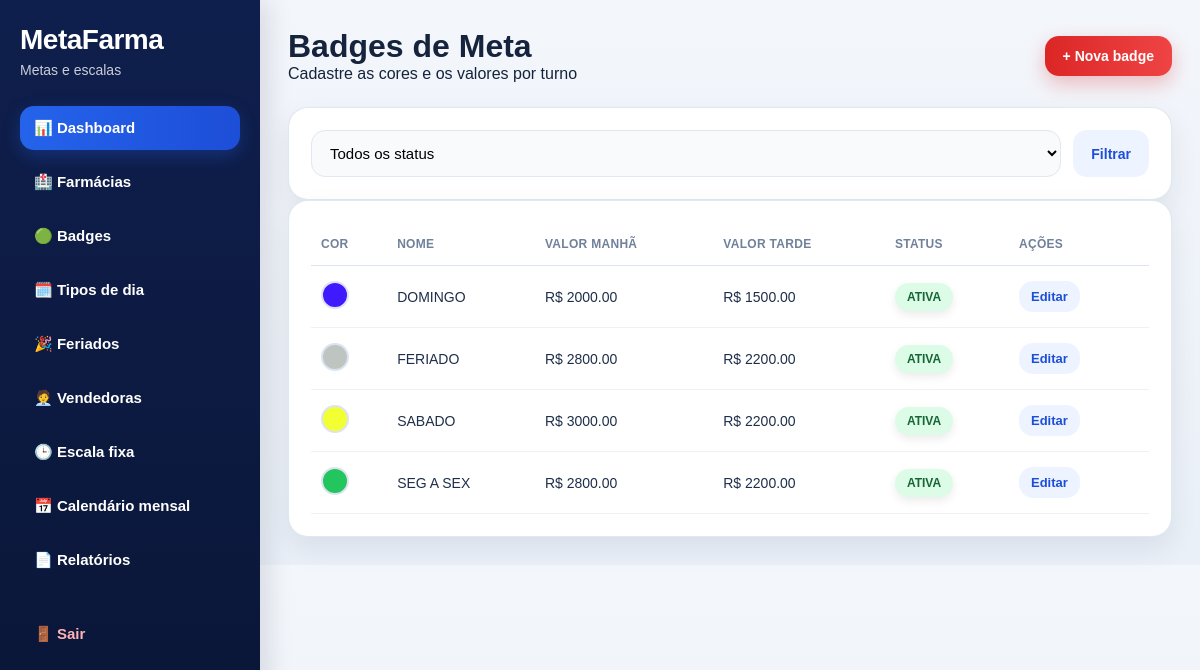
Before: /badges/ (signed in) with the older database file.
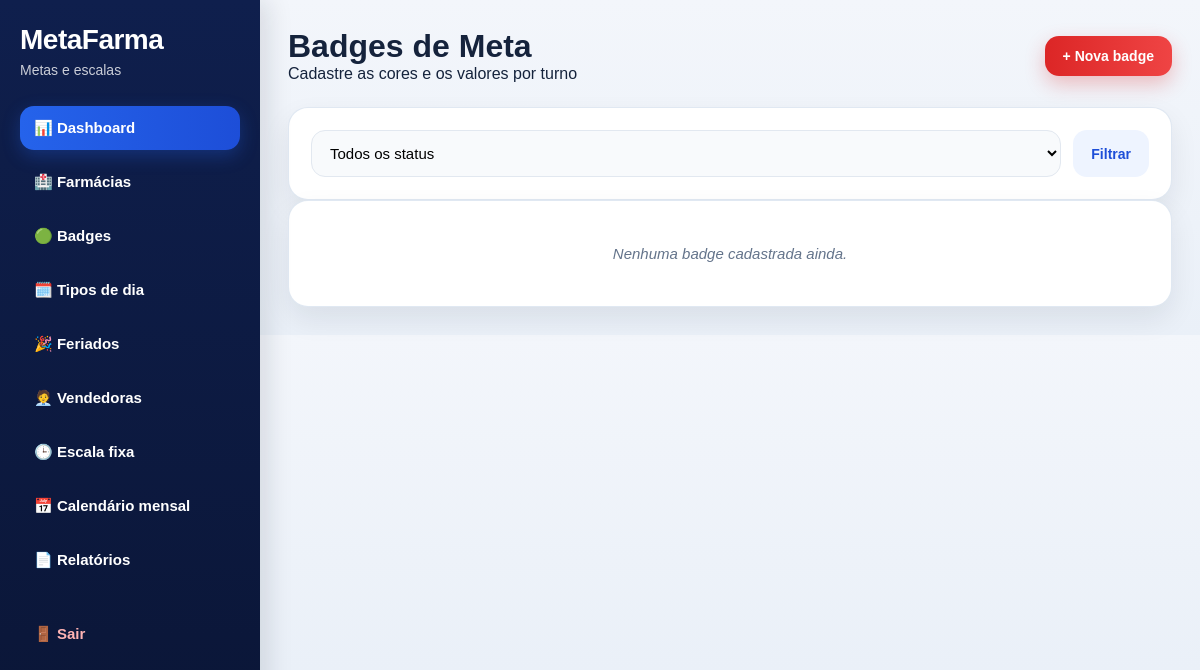
After: the same page with the newer database file.
### app/models.py (models this page shows, shortened)
class BadgeMeta(db.Model):
    __tablename__ = "badges_meta"
    id = db.Column(db.Integer, primary_key=True)
    nome = db.Column(db.String(50), nullable=False, unique=True, index=True)
    cor_hex = db.Column(db.String(20), nullable=False)
    valor_manha = db.Column(db.Float, default=0)
    valor_tarde = db.Column(db.Float, default=0)
    status = db.Column(db.String(20), default="ativa")
    observacao = db.Column(db.String(255), nullable=True)
    criado_em = db.Column(db.DateTime, default=agora_brasil)

### app/routes/badges.py (the view)
@badges_bp.route("/")
@login_required
def listar():
    status = request.args.get("status", "").strip()
    query = BadgeMeta.query
    if status:
        query = query.filter(BadgeMeta.status == status)
    badges = query.order_by(BadgeMeta.nome.asc()).all()
    return render_template(
        "badges/listar.html",
        badges=badges,
        status=status
    )

### app/templates/badges/listar.html (shortened to what this page needs)
{% extends "base.html" %}
{% block content %}
<div class="page-header">
    <div>
        <h1>Badges de Meta</h1>
        <p>Cadastre as cores e os valores por turno</p>
    </div>
    <a href="{{ url_for('badges.nova') }}" class="btn btn-primary">+ Nova badge</a>
</div>
<div class="card">
    <form method="GET" class="filter-bar">
        <select name="status">
            <option value="">Todos os status</option>
        </select>
        <button type="submit" class="btn btn-secondary">Filtrar</button>
    </form>
</div>
<div class="card">
    {% if badges %}
    <div class="table-responsive">
        <table>
            <thead>
                <tr>
                    <th>Cor</th>
                    <th>Nome</th>
                    <th>Valor manhã</th>
                    <th>Valor tarde</th>
                    <th>Status</th>
                    <th width="140">Ações</th>
                </tr>
            </thead>
            <tbody>
                {% for badge in badges %}
                <tr>
                    <td>
                        <span style="
                            display:inline-block;
                            width:28px;
                            height:28px;
                            border-radius:50%;
                            background: {{ badge.cor_hex }};
                            border: 2px solid #dbe4f0;
                        "></span>
                    </td>
                    <td>{{ badge.nome }}</td>
                    <td>R$ {{ "%.2f"|format(badge.valor_manha or 0) }}</td>
                    <td>R$ {{ "%.2f"|format(badge.valor_tarde or 0) }}</td>
                    <td>
                        <span class="badge {% if badge.status == 'ativa' %}badge-success{% else %}badge-danger{% endif %}">
                            {{ badge.status }}
                        </span>
                    </td>
                    <td>
                        <a href="{{ url_for('badges.editar', badge_id=badge.id) }}" class="btn btn-small btn-secondary">Editar</a>
                    </td>
                </tr>
                {% endfor %}
            </tbody>
        </table>
    </div>
    {% else %}
        <p class="empty-state">Nenhuma badge cadastrada ainda.</p>
    {% endif %}
</div>
{% endblock %}

### app/templates/base.html (shortened to what this page needs)
<!DOCTYPE html>
<html lang="pt-BR">
<head>
    <link rel="stylesheet" href="{{ url_for('static', filename='css/style.css') }}">
</head>
<body>
    {% if current_user.is_authenticated %}
    <div class="sidebar">
        <div class="brand">
            <h2>MetaFarma</h2>
            <p>Metas e escalas</p>
        </div>
        <div class="menu">
            <a href="/dashboard/" class="menu-item active">📊 Dashboard</a>
            <a href="/farmacias/" class="menu-item">🏥 Farmácias</a>
            <a href="/badges/" class="menu-item">🟢 Badges</a>
            <a href="/configuracoes-dia/" class="menu-item">🗓️ Tipos de dia</a>
            <a href="/feriados/" class="menu-item">🎉 Feriados</a>
            <a href="/vendedoras/" class="menu-item">🧑‍💼 Vendedoras</a>
            <a href="/escalas-vendedoras/" class="menu-item">🕒 Escala fixa</a>
            <a href="/calendario-mensal/" class="menu-item">📅 Calendário mensal</a>
            <a href="/relatorios/" class="menu-item">📄 Relatórios</a>
            <a href="/logout" class="menu-item logout">🚪 Sair</a>
        </div>
    </div>
    {% endif %}
    <main class="{% if current_user.is_authenticated %}main-content{% else %}main-auth{% endif %}">
        {% block content %}{% endblock %}
    </main>
</body>
</html>

### app/static/css/style.css (style rules this page uses)
* { margin: 0; padding: 0; box-sizing: border-box; }
:root { --bg: #eef3f9; --sidebar: #0f1f4d; --sidebar-dark: #0a1535; --card: #ffffff; --primary: #2563eb; --primary-dark: #1d4ed8; --text: #15233c; --muted: #64748b; --border: #dbe4f0; --success: #16a34a; --danger: #dc2626; --warning: #d97706; --info-bg: #dbeafe; --info-text: #1d4ed8; --success-bg: #dcfce7; --danger-bg: #fee2e2; --warning-bg: #fef3c7; --shadow: 0 12px 28px rgba(15, 23, 42, 0.08); --shadow-soft: 0 6px 18px rgba(15, 23, 42, 0.06); --radius: 20px; }
body { font-family: Arial, Helvetica, sans-serif; background: linear-gradient(180deg, #f3f6fb 0%, #eaf0f8 100%); color: var(--text); }
a { text-decoration: none; }
.sidebar { width: 260px; min-height: 100vh; background: linear-gradient(180deg, var(--sidebar) 0%, var(--sidebar-dark) 100%); position: fixed; left: 0; top: 0; padding: 24px 20px; color: #fff; box-shadow: 8px 0 24px rgba(15, 23, 42, 0.12); }
.brand h2 { font-size: 28px; margin-bottom: 6px; letter-spacing: -0.5px; }
.brand p { color: rgba(255,255,255,.78); font-size: 14px; margin-bottom: 28px; }
.menu { display: flex; flex-direction: column; gap: 10px; }
.menu a { color: #fff; padding: 13px 14px; border-radius: 14px; transition: .2s ease; font-weight: 700; font-size: 15px; }
.main-content { margin-left: 260px; padding: 28px; }
.page-header { display: flex; align-items: center; justify-content: space-between; gap: 16px; margin-bottom: 24px; flex-wrap: wrap; }
.card { background: var(--card); border-radius: var(--radius); box-shadow: var(--shadow); padding: 22px; border: 1px solid rgba(219, 228, 240, 0.85); }
input, select, textarea { width: 100%; border: 1px solid var(--border); border-radius: 14px; padding: 13px 14px; outline: none; font-size: 15px; background: #fff; transition: .2s ease; }
.btn { border: none; border-radius: 14px; padding: 12px 18px; cursor: pointer; font-weight: 800; font-size: 14px; display: inline-flex; align-items: center; justify-content: center; transition: .2s ease; }
.btn-primary { background: linear-gradient(180deg, var(--primary) 0%, var(--primary-dark) 100%); color: #fff; box-shadow: 0 8px 18px rgba(37, 99, 235, 0.18); }
.btn-secondary { background: #eef4ff; color: var(--primary-dark); }
.empty-state { color: var(--muted); font-size: 15px; }
.filter-bar { display: flex; gap: 12px; flex-wrap: wrap; }
.filter-bar input, .filter-bar select { flex: 1; min-width: 220px; }
.menu-item { display: flex; align-items: center; gap: 10px; padding: 14px; border-radius: 12px; font-weight: 700; transition: 0.2s; }
.menu-item.active { background: linear-gradient(90deg, #2563eb, #1d4ed8); box-shadow: 0 6px 18px rgba(37,99,235,0.3); }
.menu-item.logout { margin-top: 20px; color: #ffb4b4; }
.empty-state { text-align: center; padding: 20px; font-style: italic; }
.btn-primary { background: linear-gradient(90deg, #dc2626, #ef4444); box-shadow: 0 8px 20px rgba(220,38,38,0.3); }
.filter-bar select, .filter-bar input { background: #f8fafc; border: 1px solid #e2e8f0; }
.empty-state { text-align: center; padding: 22px; font-style: italic; }
.btn-primary { background: linear-gradient(90deg, #dc2626, #ef4444); box-shadow: 0 8px 20px rgba(220, 38, 38, 0.28); }

Changed rows visible on the page:
removed BadgeMeta: nome "DOMINGO", valor_manha "2000.00", valor_tarde "1500.00", status "ATIVA"
removed BadgeMeta: nome "FERIADO", valor_manha "2800.00", valor_tarde "2200.00", status "ATIVA"
removed BadgeMeta: nome "SABADO", valor_manha "3000.00", valor_tarde "2200.00", status "ATIVA"
removed BadgeMeta: nome "SEG A SEX", valor_manha "2800.00", valor_tarde "2200.00", status "ATIVA"
Other visible differences:
text no longer shown: "COR NOME VALOR MANHÃ VALOR TARDE STATUS AÇÕES"
text now shown: "Nenhuma badge cadastrada ainda."
